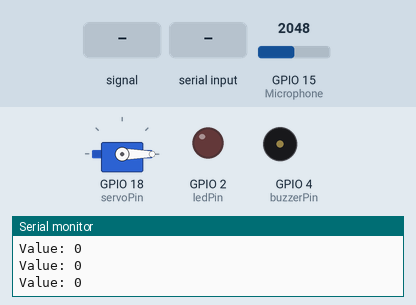
The sketch below on a simulated ESP32. Parts: servo, output pins drawn as LEDs (lit = HIGH), buzzer (waves = sounding), the last lines printed to the serial monitor. Inputs (shaded band) come from the test bench; at power-on: GPIO 15 (Microphone) = 2048.

Above: at 2.2 s.
2.3 s: GPIO 15 (Microphone) fed a 200 Hz sine of ±327 counts around its level
At 4.88 s:
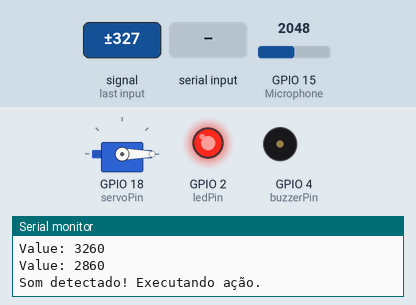
5.3 s: "ligar\n" received over Serial
At 10.4 s:
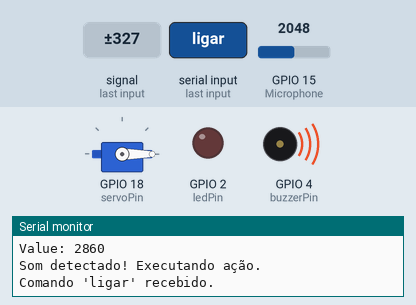
Timing chart, 0 to 14.3 s (numbered marks = the images above; inputs shaded):
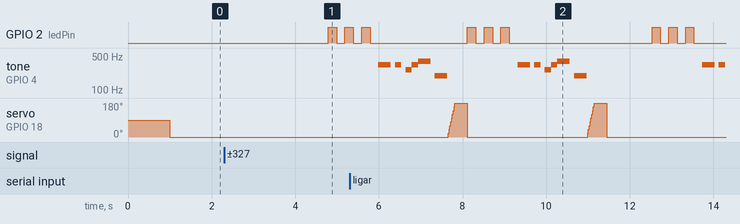

Measured:
- after the input at 2.3 s, GPIO 2 (ledPin): LOW → HIGH after 2.5 s, → LOW 0.20 s later, → HIGH 0.20 s later
- by itself, servo on GPIO 18 (servoPin): ramps from 0° to 180° and jumps back, once every 3.3 s
- by itself, tone on GPIO 4 (buzzerPin): plays 330 Hz for 0.30 s, 330 Hz for 0.15 s, 262 Hz for 0.15 s, 330 Hz for 0.15 s, 392 Hz for 0.30 s, 196 Hz for 0.30 s … (14 notes in this stretch)

The sketch:

sketch.ino
```cpp
#define Microphone 15
#include <ESP32Servo.h>

const int servoPin = 18;
const int ledPin = 2;
const int buzzerPin = 4;

Servo servo;
int lastState = HIGH;
int lastState2 = LOW;
int value;
int contvalue = 0;
int pos = 0;

// Notas do Buzzer
#define NOTE_C4  262
#define NOTE_E4  330
#define NOTE_G4  392
#define NOTE_G3  196

void setup() {
  servo.attach(servoPin, 500, 2400);
  Serial.begin(115200);
  delay(1000);
  pinMode(Microphone, INPUT);
  pinMode(ledPin, OUTPUT);
  pinMode(buzzerPin, OUTPUT);
  digitalWrite(ledPin, LOW);
  digitalWrite(buzzerPin, LOW);
  servo.write(pos);

  Serial.println("Digite a palavra-chave (ex: ligar):");
}

void loop() {
  // Simula BLE.
  //Como o WOKIWI não suporta envio de arquivos ou recebimento, tivemos que apenas simular a comunicação
  if (Serial.available()) {
    String comando = Serial.readStringUntil('\n');
    comando.trim();

    if (comando == "ligar") {
      Serial.println("Comando 'ligar' recebido.");
      motorvibration();
      pos = 0;
      servo.write(pos);
      contvalue = 0;
    } else {
      Serial.println("Comando não reconhecido.");
    }
  }

  microphone();
}

void motorvibration() {
  for (int i = 0; i < 3; i++) {
    digitalWrite(ledPin, HIGH);
    delay(200);
    digitalWrite(ledPin, LOW);
    delay(200);
  }

  playMarioTheme();

  for (pos = 0; pos <= 180; pos += 1) {
    servo.write(pos);
    delay(1);
  }

  delay(300);
}

void playMarioTheme() {

  tone(buzzerPin, NOTE_E4, 150);
  delay(150);
  tone(buzzerPin, NOTE_E4, 150);
  delay(150);
  tone(buzzerPin, 0, 100);  // pausa
  delay(100);

  tone(buzzerPin, NOTE_E4, 150);
  delay(150);
  tone(buzzerPin, 0, 100);
  delay(100);

  tone(buzzerPin, NOTE_C4, 150);
  delay(150);
  tone(buzzerPin, NOTE_E4, 150);
  delay(150);
  tone(buzzerPin, NOTE_G4, 300);
  delay(300);

  tone(buzzerPin, 0, 100);
  delay(100);

  tone(buzzerPin, NOTE_G3, 300);
  delay(300);

  noTone(buzzerPin);
}

void microphone() {
  int sample = analogRead(Microphone);
  if (sample < 2052) {
    value = 0;
  } else {
    value = (sample - 2047) * 10;
  }

  Serial.print("Value: ");
  Serial.println(value);

  if (value > 500) {
    contvalue++;
  }

  if (contvalue >= 5) {
    Serial.println("Som detectado! Executando ação.");
    motorvibration();
    pos = 0;
    servo.write(pos);
    contvalue = 0;
  } else {
    delay(180);
  }
}
```
